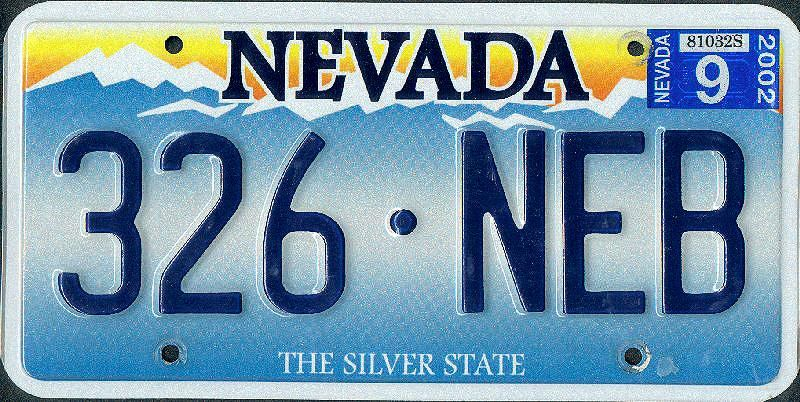
#> input picture Chapter 06. Region Description/images/nevada.jpg, 800 x 402 px
$ jupyter execute --allow-errors '6.2 Region-content description.ipynb'
#> lines starting #> are read from the running program, lines starting #| are printed output that depends on the picture
# 6.2 Region-content description

Unlike shape description techniques, which work with regions' contours, region-content description focuses on characterizing the content of segmented regions through their distribution in the image, their textures, etc. Regarding textures, it gives us information about the spatial arrangement of color or intensities in an image or selected region of an image. Textures can be used to help in segmentation or classification of images. Notice that these methods doesn't require binary images as input.

This notebook covers different region-content description techniques:

- 2D image moments (section 6.2.1)
- Hu moments (section 6.2.2)
- Image histogram moments (section 6.2.3.1)
- Co-ocurrence matrices (section 6.2.3.2)

## Problem context - Car plates

In this notebook, our task is twofold!

### Number-plate detection for UMA

$\\[5pt]$

Basically, we have to continue with our number-plate detection work looking for a way to obtain a feature vector that distinguishes each character in a Spanish car plate. In this notebok we will try more advanced methods, like **image moments** or **Hu moments**.

### Identification of the State of a license plate state

An American company contacted us for developing a **texture description method** that describes **a license plate according to its State of origin** instead of the characters appearing. As you may know, USA uses a different license plates for each state in the country:$\\[5pt]$

You will use some region description methods applied to this problem like **co-ocurrence matrices** or **image histogram moments**. Again, your task is to develop a method returning a feature vector that allows for the identification of the State of origin of such license plates.

[cell 1]
import numpy as np
import cv2
import matplotlib.pyplot as plt
import matplotlib
matplotlib.rcParams['figure.figsize'] = (15.0, 8.0)
from scipy import stats

images_path = './images/'

## 6.2.1 Image moments

An **image moment** (2D-moment) is weighted average (or moment) of the intensity of the pixels in the image/region, or a function combining other moments. Moments usually have some attractive property or interpretation, and they can work in both grayscale and color images. There are 3 main types of moments:

- **Non-central moments:**$\\[3pt]$

$\hspace{2cm}m_{ij} = \sum_{y=1}^{cols}\sum_{x=1}^{rows}x^i y^j I(x,y)$

- **Central moments:**

  $\hspace{1.2cm}\mu_{ij} = \sum_{y=1}^{cols}\sum_{x=1}^{rows}(x-\overline{x})^i (y-\overline{y})^j I(x,y)$
  $\\[2pt]$<br />
  where: <br />
    - $\left(\overline{x},\overline{y}\right) = \left(\frac{m_{10}}{m_{00}} ,\frac{m_{01}}{m_{00}} \right)$ is the centroid of the region $\\[3pt]$
    - $I(x,y)$ means the intensity of the pixel in the $(x, y)$ coordinates of image $I$.

  When dealing with big images/regions, it is possible to save some computation time computing the central moments using the non-central ones:

$
\hspace{2cm}\mu_{00} = m_{00} \equiv \mu \\
\hspace{2cm}\mu_{01} = 0 \\
\hspace{2cm}\mu_{10} = 0 \\
\hspace{2cm}\mu_{20} = m_{20} - \mu \overline{x}^2\\
\hspace{2cm}\mu_{11} = m_{11} - \mu \overline{xy}\\
\hspace{2cm}\mu_{02} = m_{02} - \mu \overline{y}^2\\
\hspace{2cm}\mu_{30} = m_{30} - 3m_{20} \overline{x} + 2 \mu \overline{x}^3 \\
\hspace{2cm}\mu_{21} = m_{21} - m_{20} \overline{y} - 2m_{11} \overline{x} + 2\mu \overline{x}^2\overline{y} \\
\hspace{2cm}\mu_{12} = m_{12} - m_{02} \overline{x} - 2m_{11} \overline{y} + 2\mu \overline{y}^2\overline{x}\\
\hspace{2cm}\mu_{03} = m_{03} - 3m_{02} \overline{y} + 2 \mu \overline{y}^3\\[3pt]
$

- **Scale invariant moments:**$\\[3pt]$

$\hspace{2cm} \eta_{ij} = \mu_{ij}\ /\ \mu_{00}^{1+((i+j)/2)}$

$\hspace{2cm}$ where $i + j \ge 2$.

#### <font color="orange">OpenCV pill</font>

OpenCV defines a method for computing some central, non-central and scale-invariant moments called [`cv2.moments()`](https://docs.opencv.org/4.2.0/d3/dc0/group__imgproc__shape.html#ga556a180f43cab22649c23ada36a8a139), which gets:

- working with intensity images: a contour (array of 2D points) delimiting the segmented regions.
- working with grayscale images: the image itself.

This function returns a dictionary containing those moments.

### **<span style="color:green"><b><i>ASSIGNMENT 1: Computing image moments</i></b></span>**

**What to do?** Your first tasks is to complete the method `image_moments()`, which applies the previously mentioned [`cv2.moments()`](https://docs.opencv.org/4.2.0/d3/dc0/group__imgproc__shape.html#ga556a180f43cab22649c23ada36a8a139) to a binary image (e.g. thresholded numbers of a plate).

[cell 2]
# Assignment 1
def image_moments(region):
    """ Compute moments of the region in a binary image.

        Args:
            region: Binary image

        Returns:
            moments: dictionary containing all moments of the region
    """

    # Get external contour
    contours,_ = cv2.findContours(region,cv2.RETR_EXTERNAL ,cv2.CHAIN_APPROX_NONE)
    cnt = contours[0]

    # Compute moments
    moments = cv2.moments(cnt)

    return moments

You can use next code to **test if the results are correct**:

[cell 3]
region = np.array([[255,255,255,255,255],[255,0,0,0,255],[255,0,0,255,255],[255,0,255,255,255],[0,0,255,255,255]], dtype=np.uint8)
moments = image_moments(region)

# Round moments for visualization matters
for k, v in moments.items():
    moments[k] = round(v,2)

print(moments)

<font color='blue'>**Expected output  </font> (using `CHAIN_APPROX_NONE`):**

    {'m00': 5.0, 'm10': 14.67, 'm01': 12.0, 'm20': 48.17, 'm11': 37.0, 'm02': 36.17, 'm30': 163.4, 'm21': 119.17, 'm12': 111.13, 'm03': 116.0, 'mu20': 5.14, 'mu11': 1.8, 'mu02': 7.37, 'mu30': -8.07, 'mu21': -6.99, 'mu12': -3.6, 'mu03': -6.16, 'nu20': 0.21, 'nu11': 0.07, 'nu02': 0.29, 'nu30': -0.14, 'nu21': -0.13, 'nu12': -0.06, 'nu03': -0.11}

### Invariance analysis

Image moments could be good descriptors for addressing the problem posed by UMA. We could compute the moments of a segment region and use them as feature vector. Also, as $i$ and $j$ in the previous equations can take any integer, we could have a feature vector of any desired length.

Our only problem is that the results have to be (at least) position and scale invariants, because a car be stopped closer or further away from the camera (rotation is not that important).

To check if these moments have such invariances, you are going to compute the moments of a scaled and rotated region. To visually check the results, we are going to use bar charts, showing the moments for the original, rotated and scaled images, which should look like this:

### **<span style="color:green"><b><i>ASSIGNMENT 2: Checking invariances</i></b></span>**

Complete the method `compare_moments()`, which takes a list of labels for the bar chart and three lists containing the moments of a region, and its rotated and scaled versions. Then, it plots the chart bar previously showed.

For the plot you can use `plt.bar(labels,values)`, where `labels` is a list of strings (e.g. `keys` of the dictionary of moments) and `values` a list of numbers (e.g. `values` of such dictionary).

[cell 4]
# Assignment 2
# [24 lines left out: function compare_moments, not called in this run]

We are going to separately analyze the invariance of the the **non-central** (first 10 values of moment dictionary), **central** (following 7) and **scale-invariant** (last 7) moments.

Let's start with the **Non-central moments**.

*Hint: You can rotate a numpy array using [np.rot90](https://docs.scipy.org/doc/numpy/reference/generated/numpy.rot90.html) and scale an image using [cv2.resize](https://docs.opencv.org/4.2.0/da/d54/group__imgproc__transform.html#ga47a974309e9102f5f08231edc7e7529d), although there are many more options.*

[cell 5]
# Read binary image and compute moments
region = cv2.imread(images_path + 'region_6.png',0)
#> (the rest of this cell did not finish here and is left out)

### <font color="blue"><b><i>Thinking about it (1)</i></b></font>

Now, **answer the following questions:**

- Are these moments invariant to rotation?

    <p style="margin: 4px 0px 6px 5px; color:blue"><i>Your answer here!</i></p>

- Are these moments invariant to scale?

    <p style="margin: 4px 0px 0px 5px; color:blue"><i>Your answer here!</i></p>

Let's continue with **central moments**!

[cell 6]
# Compare results for central moments

labels = list(moments.keys())[10:17]
central_moments = list(moments.values())[10:17]
#> (the rest of this cell did not finish here and is left out)

### <font color="blue"><b><i>Thinking about it (2)</i></b></font>

Now, **answer the following questions:**

- Are these moments invariant to rotation?

    <p style="margin: 4px 0px 6px 5px; color:blue"><i>Your answer here!</i></p>

- Are these moments invariant to scale?

    <p style="margin: 4px 0px 0px 5px; color:blue"><i>Your answer here!</i></p>

And we conclude with **scale-invariant moments**.

[cell 7]
# Compare results for scale-invariant moments

labels = list(moments.keys())[17:]
invariant_moments = list(moments.values())[17:]
#> (the rest of this cell did not finish here and is left out)

### <font color="blue"><b><i>Thinking about it (3)</i></b></font>

Now, **answer the following questions:**

- Are these moments invariant to rotation?

    <p style="margin: 4px 0px 6px 5px; color:blue"><i>Your answer here!</i></p>

- Are these moments invariant to scale?

    <p style="margin: 4px 0px 0px 5px; color:blue"><i>Your answer here!</i></p>

## 6.2.2 Hu moments

**Hu moments** (published in 1962 by Ming-Kuei Hu) are a set of 7 particular moments calculated using scale-invariant. Concretely, they are computed using following equations:

$
\hspace{2cm}v_{1} = \eta_{20} + \eta_{02} \\
\hspace{2cm}v_{2} = (\eta_{20} - \eta_{02}) + 4\eta_{11}^2 \\
\hspace{2cm}v_{3} = (\eta_{20} - 3\eta_{12})^2 + (3\eta_{21} - \eta_{03})^2 \\
\hspace{2cm}v_{4} = (\eta_{30} + \eta_{12})^2 + (\eta_{21} + \eta_{03})^2\\
\hspace{2cm}v_{5} = (\eta_{30}-3\eta_{12})(\eta_{30}+\eta_{12})[(\eta_{30}+\eta_{12})^2 -3(\eta_{21}+\eta_{03})^2] + (3\eta_{21}-\eta_{03})(\eta_{21}+\eta_{03})[3(\eta_{30}+\eta_{12})^2-(\eta_{21} + \eta_{03})^2]\\
\hspace{2cm}v_{6} = (\eta_{20}-\eta_{02})[(\eta_{30}+\eta_{12})^2 -(\eta_{21}-\eta_{03})^2 + 4\eta_{11} (\eta_{30}+\eta_{12})(\eta_{21}+\eta_{03})] \\
\hspace{2cm}v_{7} = (3\eta_{21}-\eta_{03})(\eta_{30}+\eta_{12})[(\eta_{30}+\eta_{12})^2-3(\eta_{30}+\eta_{12})^2]+(\eta_{30}-3\eta_{12})(\eta_{21}+\eta_{03})[3(\eta_{30}+\eta_{12})^2-(\eta_{21}+\eta_{03})^2]\\
$

#### <font color="orange">OpenCV pill</font>

OpenCV provides a method to retrieve the Hu moments, called (wait for it...) [`cv2.moments()`](https://docs.opencv.org/4.2.0/d3/dc0/group__imgproc__shape.html#ga556a180f43cab22649c23ada36a8a139)!. This method takes as input the dictionary of moments returned by `cv2.moments`. Recall that the scale-invariant moments used for their computation are the `nuij` moments in the dictionary.

### **<span style="color:green"><b><i>ASSIGNMENT 3: Exploring Hu moments invariances</i></b></span>**

Previously, we tested the invariances of non-central, central and scale-invariant moments. Now, **we are interested in checking the invariances of the Hu moments**, so we can verify if they are more suitable for the UMA parking problem.

For that, use your brand-new `compare_moments()` function in the same way as in the previous exercises.

[cell 8]
# Assignment 3

# Read binary image and compute Hu moments
region = cv2.imread(images_path + 'region_J.png',0)
#> (the rest of this cell did not finish here and is left out)

### <font color="blue"><b><i>Thinking about it (4)</i></b></font>

Now, **answer the following questions:**

- Are these moments invariant to rotation?

    <p style="margin: 4px 0px 6px 5px; color:blue"><i>Your answer here!</i></p>

- Are these moments invariant to scale?

    <p style="margin: 4px 0px 0px 5px; color:blue"><i>Your answer here!</i></p>

- Now that you can deal with different ways to describe a binary region, **what method would you use** for the UMA parking problem? **Why?**

    <p style="margin: 4px 0px 0px 5px; color:blue"><i>Your answer here!</i></p>

## 6.2.3 Texture

While the previous techniques are useful for describing the distribution of the regions over the image. There is another brunch of algorithms that pursuit the description of regions by **characterizing the texture of the pixels they enclose**. Such methods measure the spatial arrangement of the colors/intensities in a region, providing information about their smoothness, coarseness, and regularity. In this way, if a region does not present changes in intensity, we say that it is a untextured region.

Usually, texture descriptors have spatial (position, orientation and scale) and radiometric (contrast and brightness) invariance.

- 1D moments of the histogram, and
- Gray Level Co-Occurrence Matrix (GLCM)

### 6.2.3.1 1D moments of histogram

The **central moments of the histogram** of the pixels within the region statistically describes the frequency of their intensities. They permit us to compactly describe the region through a feature vector containing a few features. They are computed using the equation: $\\[5pt]$

$\hspace{2cm} \mu_n = \sum_{i=0}^{255} (z_i - \overline{z})^n h(z_i)$

where $h(z_i)$ represents the value stored in the histogram $h(\cdot)$ for the intensity $z_i$. Keep in mind that:

$
\hspace{2cm} \mu_0=\mu_1=0 \\
\hspace{2cm} \mu_2: \text{variance (contrast)} \\
\hspace{2cm} \mu_3: \text{histogram (skew)} \\
\hspace{2cm} \mu_4: \text{histogram uniformity} \\
$

However, they have a serious drawback: they don't encode pattern structures, so different textures may have similar histograms:

Nevertheless, they can be a good option depending on the application, so do not underestimate them!

### **<span style="color:green"><b><i>ASSIGNMENT 4: Analyizing histograms</i></b></span>**

In order to play a bit with these moments, we move to our second application: the state recognition in USA car plates. Two examples of such license plates: $\\[5pt]$

 $\\[5pt]$

As we can see, the main difference between them is the texture in the plate background, as each state has a different one. Let's try 1D moments of the histogram for describing those textures!

**Your first task** is to plot the histogram of the previous images: `nevada.jpg` and `hawaii.jpg`, and comment if you think that the shape of the histograms is enough to differentiate them.

[cell 9]
# Assignment 4

# Read images
nevada = cv2.imread(images_path + 'nevada.jpg',0)
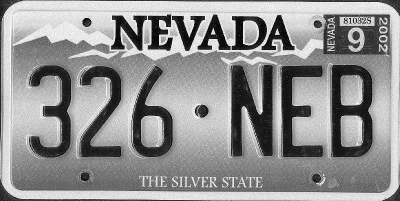
#> nevada: shape (402, 800) (shown at 1/2 size); min 0, max 255, mean 145.2
hawaii = cv2.imread(images_path + 'hawaii.jpg',0)
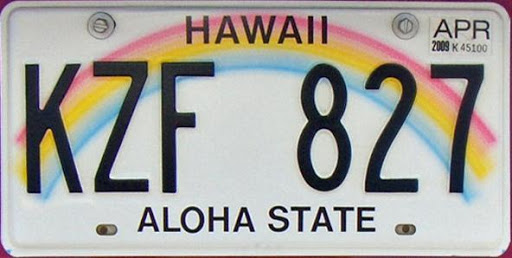
#> input picture Chapter 06. Region Description/images/hawaii.jpg, 512 x 258 px
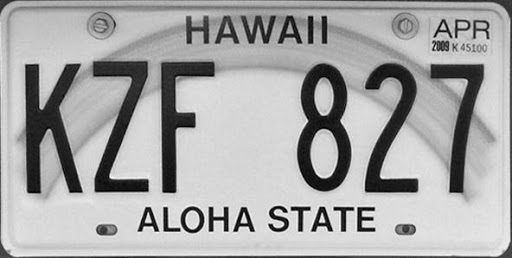
#> hawaii: shape (258, 512); min 0, max 255, mean 166.8

# Show first one histogram
plt.subplot(121)
plt.title("Nevada plate")
plt.hist(nevada.ravel(),256,[0,256])

# And the second one!
plt.subplot(122)
plt.title("Hawaii plate")
plt.hist(hawaii.ravel(),256,[0,256])
plt.show()
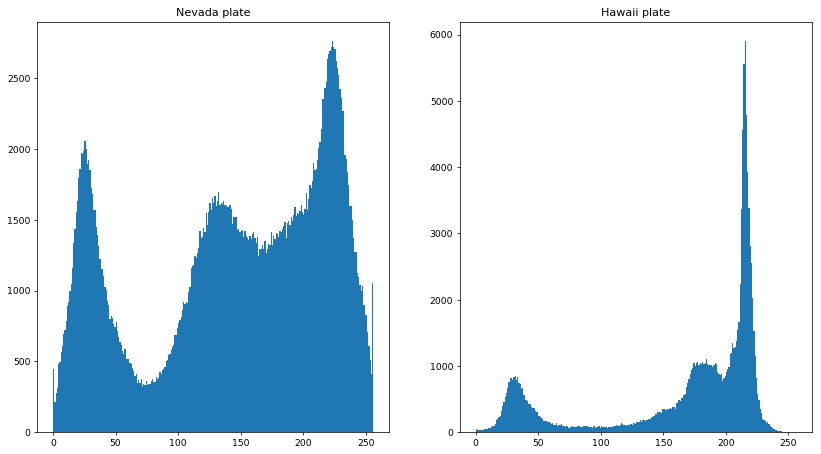
#> figure drawn by matplotlib, 2 panels; panel 1: tallest bar 2759 high, from x = 223 to 224; panel 2: tallest bar 5900 high, from x = 215 to 216

Now, let's complete the method `histogram_moments()` that implements the equation computing the central moments of the histogram shown above. This method takes as input:

- an image, and
- the number of moments to be calculated

and returns an array containing those moments of the image's histogram.

*Tip: the 1D central moment of order `k` can be calculed using [`stats.moment()`](https://docs.scipy.org/doc/scipy/reference/generated/scipy.stats.moment.html) (although it is easy to get them from scratch)*

[cell 10]
def histogram_moments(image,k):
    """ Compute central moments of the histogram of an image.

        Args:
            image: input image
            k: number of moments to compute

        Returns:
            histogram_moments: array containing the histogram moments
    """
#> called with image = array of shape (3, 3), k = 6


    # Compute histogram
    hist = cv2.calcHist([image],[0],None,[256],[0,256])

    # Compute moments
    histogram_moments = np.zeros(k)
    for i in range(k):
        histogram_moments[i] = stats.moment(hist, moment = i, axis = None)

    return(histogram_moments)

You can use the next code to **test if the results are correct**:

[cell 11]
image = np.array([[10,60,20],[60,22,74],[72,132,2]], dtype=np.uint8)

moments = histogram_moments(image,6)

print(moments)

<font color='blue'>**Expected output: </font>**

    [1.  0.  0.04173279  0.05414879  0.08191809  0.13725665]

#### Invariance analysis

Now that we can obtain the first `k` moments of an image histogram, we are going to see if this method is invariant to scale and rotation. As in the UMA parking problem, our solution must be scale invariant, so let's check if it is.

### **<span style="color:green"><b><i>ASSIGNMENT 5: Checking the invariance of 1D moments</i></b></span>**

**What to do?** Check if **the first six 1D moments** of the histogram of an image, a rotated version of it, and a scaled version, are the same. Use [`np.array_equal()`](https://docs.scipy.org/doc/numpy/reference/generated/numpy.array_equal.html) for that.

[cell 12]
# Assignment 5

# Read image and compute histogram moments
image = cv2.imread(images_path + 'hawaii.jpg',0)
moments = histogram_moments(image,6)
#> moments = [1, 0, 673522.7, 2.12e+09, 9.49e+12, 4.4e+16]

# Rotate image and compute histogram moments
image_rotated = np.rot90(image)
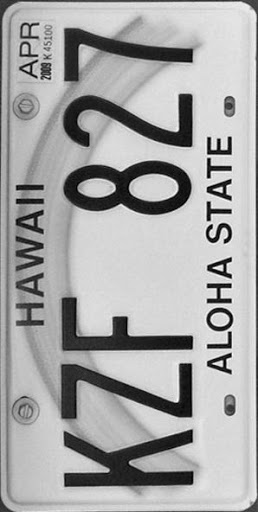
#> image_rotated: shape (512, 258); min 0, max 255, mean 166.8
moments_rotated = histogram_moments(image_rotated,6)
#> (the rest of the program and of its run is left out)
